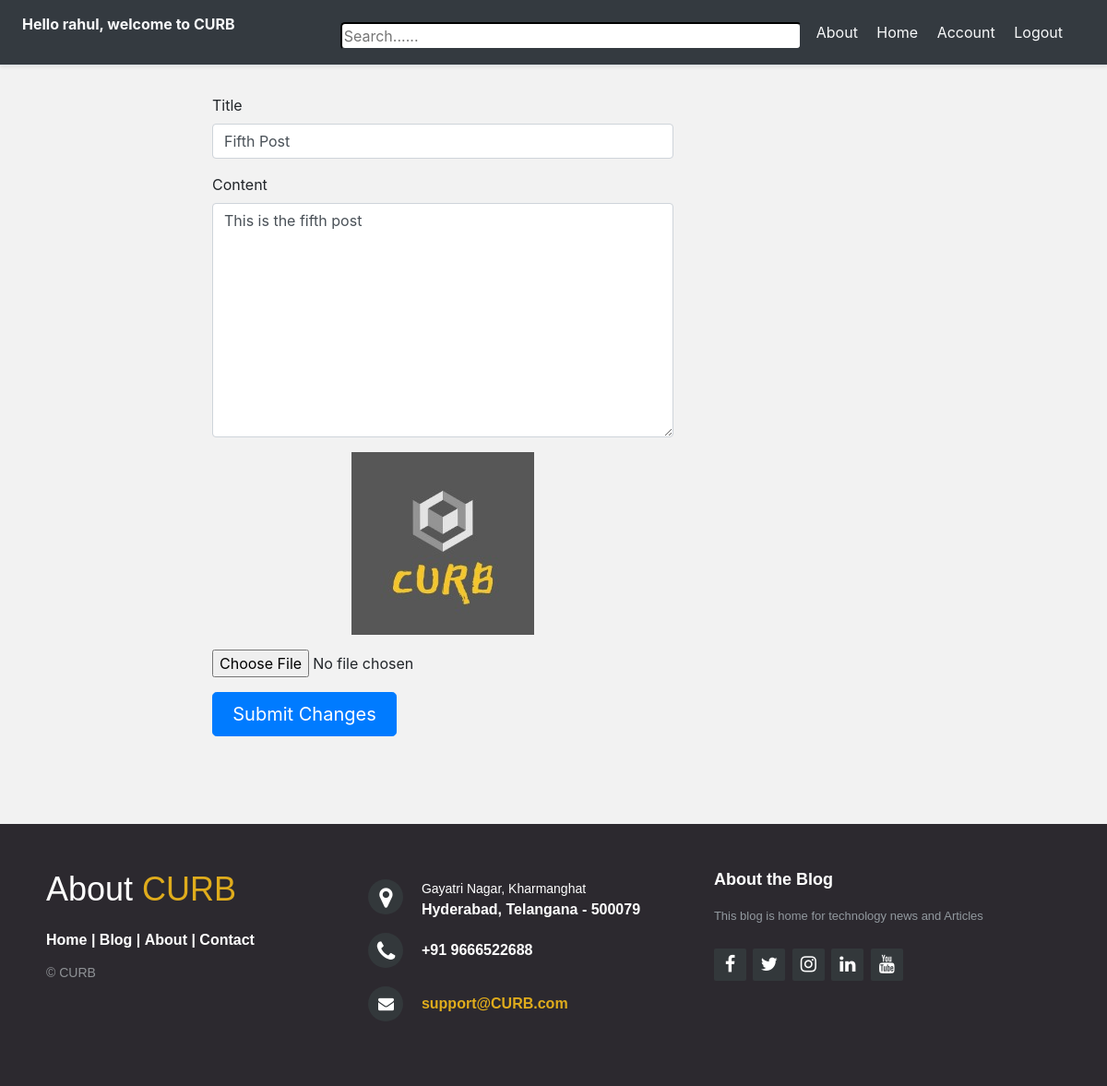
/blog/rahul-fifth-post/edit/ (signed in), run on the app's committed database.
### account/models.py (models this page shows, shortened)
class Account(AbstractBaseUser):
    email                          =models.EmailField(verbose_name="email",max_length=60, unique=True)
    username                       =models.CharField(max_length=30, unique=True)
    date_joined                    =models.DateField(verbose_name="date joined",auto_now_add=True)
    last_login                     =models.DateField(verbose_name="last login", auto_now=True)
    is_admin                       =models.BooleanField(default=False)
    is_active                      =models.BooleanField(default=True)
    is_staff                       =models.BooleanField(default=False)
    is_superuser                   =models.BooleanField(default=False)
    USERNAME_FIELD ='email'
    REQUIRED_FIELDS= ['username',]
    objects=MyAccountManager()

### blog/models.py (models this page shows, shortened)
class BlogPost(models.Model):
    title = models.CharField(max_length=50, null=False, blank=False)
    body = models.TextField(max_length=5000, null=False, blank=False)
    image = models.ImageField(upload_to=upload_location, null=False, blank=False)
    date_published = models.DateTimeField(auto_now_add=True, verbose_name="date published")
    date_updated = models.DateTimeField(auto_now=True, verbose_name="date updated")
    author = models.ForeignKey(settings.AUTH_USER_MODEL,
                               on_delete=models.CASCADE)  # setting with the user in DB, on_delete is when this blog post is deleted, delete anything that associated with this blog post(images and all data).
    slug = models.SlugField(blank=True, unique=True)

### blog/views.py (the view, shortened to what this page needs)
# urls.py: path('<slug>/edit/',edit_blog_view, name="edit")
def edit_blog_view(request,slug):
    context={}
    user=request.user
    if not user.is_authenticated:
        return redirect('must_authenticate')
    blog_post=get_object_or_404(BlogPost,slug=slug)
    if blog_post.author !=user:
        return HttpResponse("Your did not publish the post to edit. ")
    form=UpdateBlogPostForm(
        initial={
            "title":blog_post.title,
            "body":blog_post.body,
            "image":blog_post.image
        }
    )
    context['form']=form
    return render(request,'blog/edit_blog.html',context)

### blog/forms.py (shortened to what this page needs)
class UpdateBlogPostForm(forms.ModelForm):
    class Meta:
        model=BlogPost
        fields=['title','body','image']

### blog/templates/blog/edit_blog.html (shortened to what this page needs)
{% extends 'base.html' %}
{% block content %}
<div class="container">
	<div class="row">
		<div class="col-lg-7 offset-lg-1">
			<form class="create-form" method="post" enctype="multipart/form-data">{% csrf_token %}
				<div class="form-group">
					<label for="id_title">Title</label>
					<input class="form-control" type="text" name="title" id="id_title" placeholder="Title" value="{{form.initial.title}}" required autofocus>
				</div>
				<div class="form-group">
					<label for="id_body">Content</label>
					<textarea class="form-control" rows="10" type="text" name="body" id="id_body" placeholder="This blog is about..."
					required>{{form.initial.body}}</textarea>
				</div>
				<div class="form-group image-group" id="id_image_group">
				</div>
				<input type="file" name="image" id="id_image_file" accept="image/*" onchange="readURL(this)">
				<button class="submit-button btn btn-lg btn-primary btn-block" type="submit">Submit Changes</button>
			</form>
		</div>
	</div>
</div>
{% endblock content %}

### templates/snippets/header.html (shortened to what this page needs)
<link rel="stylesheet" href="https://stackpath.bootstrapcdn.com/bootstrap/4.4.1/css/bootstrap.min.css"
>
<link rel="stylesheet" href="https://stackpath.bootstrapcdn.com/font-awesome/4.7.0/css/font-awesome.min.css"
>
<div class="d-flex flex-column flex-md-row align-items-center p-3 px-md-4 mb-3 bg-dark border-bottom shadow-sm">
    <h6 class="my-0 mr-md-auto font-weight-normal text-light">
        {% if request.user.is_authenticated %}
        <p><strong> Hello {{ request.user.username }}, welcome to CURB</strong></p>
        {% endif %}
    </h6>
    <div class="search-bar mt-sm-2 mr-2 ">
        <form method="GET">
            <input  type="text"
                    class="form-cotrol border-dark"
                    name="q" id="id_q"
                    placeholder="Search......"
                    style="border-radius: 5px;"
                    aria-pressed="true">
        </form>
    </div>
    <nav class="my-2 my-md-0 mr-md-3">
            <a class="p-2 text-light" href="{% url 'about' %}">About</a>
        {% if request.user.is_authenticated %}
            <a class="p-2 text-light" href="{% url 'home' %}">Home</a>
            <a class="p-2 text-light" href="{% url 'account' %}">Account</a>
            <a class="p-2 text-light" href="{% url 'logout' %}">Logout</a>
        {% else %}
            <a class="p-2 text-light" href="{% url 'home' %}">Home</a> |
            <a class="p-2 text-light" href="{% url 'login' %}">Login</a>|
            <a class="btn btn-outline-primary" href="{% url 'register' %}">Register</a>
        {% endif %}
    </nav>
</div>

### templates/snippets/header.html (style rules this page uses)
.container { max-width: 960px; }
.search-bar input { width: 500px; }

### templates/snippets/base_css.html (style rules this page uses)
body { background-color: #f2f2f2; }

### blog/templates/blog/edit_blog.html (style rules this page uses)
.create-form { width: 100%; max-width: 100%; padding: 15px; margin: auto; }
.submit-button { max-width: 200px; }
.image-group { position: relative; text-align: center; cursor:pointer; }

### data on the page
Account: user.username "rahul"
BlogPost: title "Fifth Post", body "This is the fifth post"
